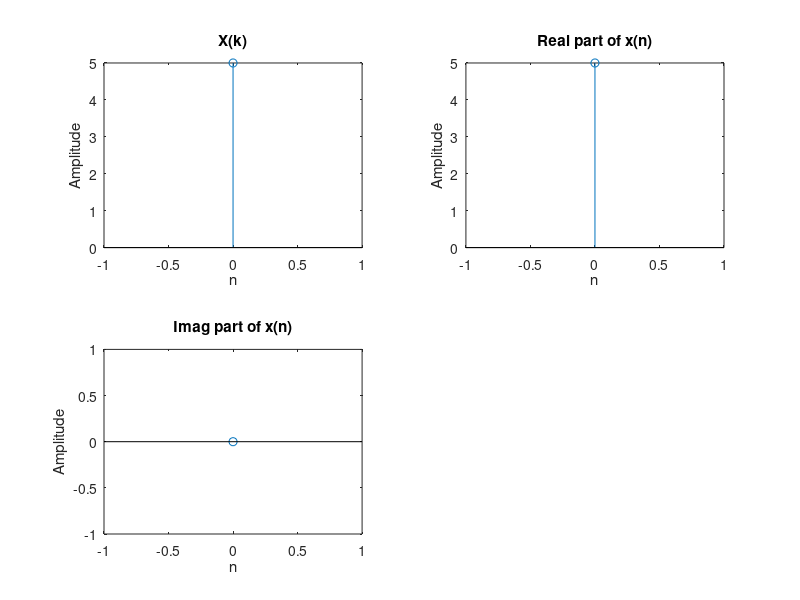

Recreate this plot in MATLAB.
clc;  
clear all;
x=input('enter X[k]:');
N=length(x);
x=conj(x)
levels=nextpow2(N);
xn=[x,zeros(1,(2^levels)-N)];
x=bitrevorder(xn)
N=length(xn);
tw=cos(2*pi*(1/N)*(0:N/2-1))-j*sin(2*pi*(1/N)*(0:N/2-1));
for level=1:levels
    L=2^level;
    twlvl=tw(1:N/L:N/2);
    for k=0:L:N-L        
        for n=0:L/2-1
            A=x(n+k+1);
            B=x(n+k+(L/2)+1)*twlvl(n+1);
            x(n+k+1)=A+B;
            x(n+k+(L/2)+1)=A-B;
        end  
    end
    x
end
XK=conj(x)/N;
disp(XK)
n=0:N-1;
subplot(2,2,1);
stem(n,xn);
title('X(k)');
xlabel('n');
ylabel('Amplitude');
subplot(2,2,2);
stem(n,real(XK));
title('Real part of x(n)');
xlabel('n');
ylabel('Amplitude');
subplot(2,2,3);
stem(n,imag(XK));
title('Imag part of x(n)');
xlabel('n');
ylabel('Amplitude');
